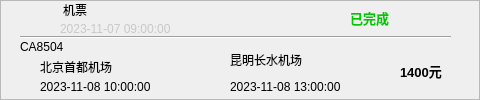
<?xml version="1.0" encoding="UTF-8"?>
<ui version="4.0">
 <class>FrmItem</class>
 <widget class="QWidget" name="FrmItem">
  <property name="geometry">
   <rect>
    <x>0</x>
    <y>0</y>
    <width>480</width>
    <height>100</height>
   </rect>
  </property>
  <property name="windowTitle">
   <string>Form</string>
  </property>
  <property name="styleSheet">
   <string notr="true">#FrmItem{border:1px solid rgb(220,220,220);}</string>
  </property>
  <layout class="QHBoxLayout" name="horizontalLayout">
   <property name="spacing">
    <number>0</number>
   </property>
   <property name="leftMargin">
    <number>0</number>
   </property>
   <property name="topMargin">
    <number>0</number>
   </property>
   <property name="rightMargin">
    <number>0</number>
   </property>
   <property name="bottomMargin">
    <number>0</number>
   </property>
   <item>
    <widget class="QFrame" name="frame">
     <property name="frameShape">
      <enum>QFrame::StyledPanel</enum>
     </property>
     <property name="frameShadow">
      <enum>QFrame::Raised</enum>
     </property>
     <widget class="QLabel" name="label_3">
      <property name="geometry">
       <rect>
        <x>60</x>
        <y>21</y>
        <width>181</width>
        <height>15</height>
       </rect>
      </property>
      <property name="styleSheet">
       <string notr="true">color: rgb(200, 200, 200);</string>
      </property>
      <property name="text">
       <string>2023-11-07 09:00:00</string>
      </property>
     </widget>
     <widget class="QLabel" name="txt_Depart">
      <property name="geometry">
       <rect>
        <x>40</x>
        <y>57</y>
        <width>151</width>
        <height>20</height>
       </rect>
      </property>
      <property name="text">
       <string>北京首都机场</string>
      </property>
     </widget>
     <widget class="QLabel" name="label_2">
      <property name="geometry">
       <rect>
        <x>63</x>
        <y>2</y>
        <width>69</width>
        <height>15</height>
       </rect>
      </property>
      <property name="text">
       <string>机票</string>
      </property>
     </widget>
     <widget class="QLabel" name="txt_ArriveDate">
      <property name="geometry">
       <rect>
        <x>230</x>
        <y>77</y>
        <width>161</width>
        <height>20</height>
       </rect>
      </property>
      <property name="text">
       <string>2023-11-08 13:00:00</string>
      </property>
     </widget>
     <widget class="QLabel" name="txt_CraftType">
      <property name="geometry">
       <rect>
        <x>20</x>
        <y>37</y>
        <width>69</width>
        <height>20</height>
       </rect>
      </property>
      <property name="text">
       <string>CA8504</string>
      </property>
     </widget>
     <widget class="QLabel" name="txt_Arrive">
      <property name="geometry">
       <rect>
        <x>230</x>
        <y>50</y>
        <width>151</width>
        <height>20</height>
       </rect>
      </property>
      <property name="text">
       <string>昆明长水机场</string>
      </property>
     </widget>
     <widget class="QLabel" name="txt_DepartDate">
      <property name="geometry">
       <rect>
        <x>40</x>
        <y>77</y>
        <width>171</width>
        <height>20</height>
       </rect>
      </property>
      <property name="text">
       <string>2023-11-08 10:00:00</string>
      </property>
     </widget>
     <widget class="Line" name="line">
      <property name="geometry">
       <rect>
        <x>20</x>
        <y>32</y>
        <width>431</width>
        <height>10</height>
       </rect>
      </property>
      <property name="orientation">
       <enum>Qt::Horizontal</enum>
      </property>
     </widget>
     <widget class="QLabel" name="txt_OrderStatus">
      <property name="geometry">
       <rect>
        <x>350</x>
        <y>0</y>
        <width>131</width>
        <height>35</height>
       </rect>
      </property>
      <property name="font">
       <font>
        <pointsize>10</pointsize>
        <bold>true</bold>
       </font>
      </property>
      <property name="styleSheet">
       <string notr="true">color: rgb(0, 200, 0);</string>
      </property>
      <property name="text">
       <string>已完成</string>
      </property>
     </widget>
     <widget class="QLabel" name="label">
      <property name="geometry">
       <rect>
        <x>20</x>
        <y>2</y>
        <width>30</width>
        <height>30</height>
       </rect>
      </property>
      <property name="styleSheet">
       <string notr="true">border-image: url(:/image/Resource/image/AirTicketBooking.png);</string>
      </property>
      <property name="text">
       <string/>
      </property>
     </widget>
     <widget class="QLabel" name="txt_Price">
      <property name="geometry">
       <rect>
        <x>400</x>
        <y>50</y>
        <width>69</width>
        <height>41</height>
       </rect>
      </property>
      <property name="font">
       <font>
        <pointsize>10</pointsize>
        <bold>true</bold>
       </font>
      </property>
      <property name="text">
       <string>1400元</string>
      </property>
     </widget>
    </widget>
   </item>
  </layout>
 </widget>
 <resources/>
 <connections/>
</ui>
